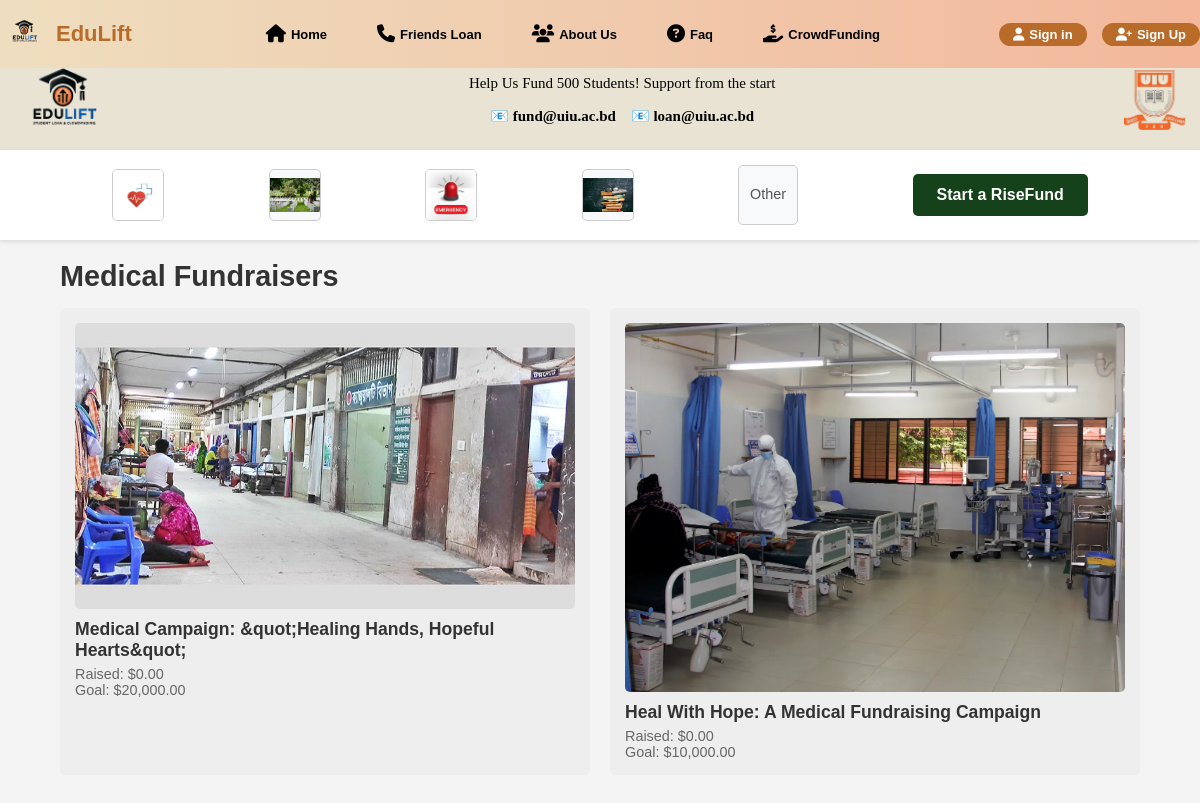
Page /category.php?cat=medical on the committed database.
### tables this page shows
CREATE TABLE `fundraisers` (
  `id` int(11) NOT NULL,
  `title` varchar(255) NOT NULL,
  `goal` decimal(10,2) NOT NULL,
  `description` text NOT NULL,
  `category` varchar(100) DEFAULT NULL,
  `image_path` varchar(255) DEFAULT NULL,
  `organizer_name` varchar(255) DEFAULT NULL,
  `organizer_email` varchar(255) DEFAULT NULL,
  `amount_raised` decimal(10,2) DEFAULT 0.00,
  `created_at` timestamp NOT NULL DEFAULT current_timestamp()
);

### category.php (the view, shortened to what this page needs)
<?php
include 'db_connect.php';
$selected_category = isset($_GET['cat']) ? htmlspecialchars($_GET['cat']) : '';
$fundraisers = [];
$page_title = "All Categories";
if (!empty($selected_category)) {
    $sql = "SELECT id, title, goal, amount_raised, image_path, category FROM fundraisers WHERE category = ? AND amount_raised < goal ORDER BY created_at DESC";
    $stmt = $conn->prepare($sql);
    $stmt->bind_param("s", $selected_category);
    $stmt->execute();
    $result = $stmt->get_result();
    if ($result->num_rows > 0) {
        while($row = $result->fetch_assoc()) {
            $fundraisers[] = $row;
        }
    }
    $page_title = ucfirst($selected_category) . " Fundraisers";
} else {
    $page_title = "Select a Category";
}
?>
<!DOCTYPE html>
<html lang="en">
<head>
    <link rel="stylesheet" href="style.css">
</head>
<body>
    <?php include('templates/header1.php'); ?>
    <?php include('templates/header2.php'); ?>
    <section class="icon-filter-bar">
        <div class="container icon-container">
            <a href="category.php?cat=medical" class="icon-item-link">
                <div class="icon-item">
                    <img src="medical-logo.jpg" alt="Medical Category">
                </div>
            </a>
             <a href="category.php?cat=memorial" class="icon-item-link">
                <div class="icon-item">
                     <img src="memorial.jpg" alt="Memorial Category">
                </div>
            </a>
             <a href="category.php?cat=emergency" class="icon-item-link">
                <div class="icon-item">
                     <img src="emergency.jpg" alt="Emergency Category">
                </div>
            </a>
             <a href="category.php?cat=education" class="icon-item-link">
                <div class="icon-item">
                     <img src="education.jpg" alt="Education Category">
                </div>
            </a>
             <a href="category.php?cat=other" class="icon-item-link text-icon">
                Other
            </a>
             <a href="#" class="start-fund-button" id="openStartFundModal">Start a RiseFund</a>
        </div>
    </section>
    <main class="container content-area">
        <section class="fundraiser-category">
            <h2><?php echo $page_title; ?></h2>
            <div class="fundraiser-grid">
                <?php if (!empty($selected_category) && count($fundraisers) > 0): ?>
                    <?php foreach ($fundraisers as $fundraiser): ?>
                        <div class="fundraiser-item">
                            <a href="fundraiser-details.php?id=<?php echo $fundraiser['id']; ?>" class="fundraiser-item-link">
                                <?php if (!empty($fundraiser['image_path']) && file_exists($fundraiser['image_path'])): ?>
                                    <img src="<?php echo htmlspecialchars($fundraiser['image_path']); ?>" alt="<?php echo htmlspecialchars($fundraiser['title']); ?>">
                                <?php else: ?>
                                    <img src="https://via.placeholder.com/300x200?text=No+Image" alt="No image available">
                                <?php endif; ?>
                                <div class="item-details">
                                    <h3><?php echo htmlspecialchars($fundraiser['title']); ?></h3>
                                    <p>Raised: $<?php echo number_format($fundraiser['amount_raised'], 2); ?></p>
                                    <p>Goal: $<?php echo number_format($fundraiser['goal'], 2); ?></p>
                                </div>
                            </a>
                        </div>
                    <?php endforeach; ?>
                <?php elseif (!empty($selected_category)): ?>
                     <p>No active fundraisers found in the "<?php echo htmlspecialchars($selected_category); ?>" category yet.</p>
                <?php else: ?>
                    <p>Please select a category from the icons above.</p>
                <?php endif; ?>
            </div>
        </section>
    </main>
</body>
</html>

### style.css (style rules this page uses)
body { font-family: sans-serif; margin: 0; background-color: #f4f4f4; color: #333; }
.container { width: 90%; margin: 0 auto; max-width: 1200px; }
.start-fund-button { background-color: #28a745; color: white; padding: 10px 20px; border: none; border-radius: 5px; cursor: pointer; font-size: 1em; text-decoration: none; display: inline-block; text-align: center; transition: background-color 0.3s ease; }
.icon-filter-bar { background-color: #fff; padding: 15px 0; margin-bottom: 20px; box-shadow: 0 2px 4px rgba(0, 0, 0, 0.1); }
.icon-container { display: flex; justify-content: space-around; align-items: center; }
.icon-item-link { text-decoration: none; color: inherit; display: flex; justify-content: center; align-items: center; }
.icon-item { width: 50px; height: 50px; display: flex; justify-content: center; align-items: center; border: 1px solid #ccc; border-radius: 5px; overflow: hidden; background-color: #f8f9fa; }
.icon-item img { display: block; max-width: 100%; max-height: 100%; width: auto; height: auto; object-fit: cover; }
.icon-item-link.text-icon { width: 60px; height: 60px; border: 1px solid #ccc; border-radius: 5px; background-color: #f8f9fa; font-size: 0.9em; color: #555; text-align: center; line-height: 1.2; padding: 5px; box-sizing: border-box; }
.content-area { padding-bottom: 20px; }
.fundraiser-category { margin-bottom: 30px; }
.fundraiser-category h2 { margin-top: 0; margin-bottom: 15px; font-size: 1.8em; color: #333; }
.fundraiser-grid { display: grid; grid-template-columns: repeat(auto-fit, minmax(250px, 1fr)); gap: 20px; }
.fundraiser-item { background-color: #eee; border-radius: 5px; min-height: 150px; display: flex; flex-direction: column; justify-content: center; align-items: center; color: #555; overflow: hidden; cursor: pointer; transition: box-shadow 0.3s ease; }
.fundraiser-item-link { text-decoration: none; color: inherit; display: flex; flex-direction: column; width: 100%; height: 100%; padding: 15px; box-sizing: border-box; }
.fundraiser-item-link img { max-width: 100%; height: auto; border-radius: 5px; margin-bottom: 10px; }
.item-details { width: 100%; }
.item-details h3 { margin-top: 0; margin-bottom: 5px; font-size: 1.1em; color: #333; }
.item-details p { margin: 0; font-size: 0.9em; color: #666; }

### category.php (style rules this page uses)
.start-fund-button { display: inline-block; padding: 12px 24px; background-color: #15421a; color: white; text-decoration: none; border-radius: 5px; font-weight: bold; transition: background-color 0.3s ease; margin-left: 10px; }

### templates/header1.php (style rules this page uses)
body { margin: 0; padding: 0; }

### templates/header2.php (style rules this page uses)
body { margin: 0; padding: 0; font-family: Arial, sans-serif; padding-top: 50px; }

### rows in the picture
fundraisers: image_path (picture), title "Medical Campaign: &quot;Healing Hands, Hopeful Hearts&quot;", amount_raised "0.00", goal "20,000.00"
fundraisers: image_path (picture), title "Heal With Hope: A Medical Fundraising Campaign", amount_raised "0.00", goal "10,000.00"

### other values in the picture
$page_title "Medical Fundraisers"
